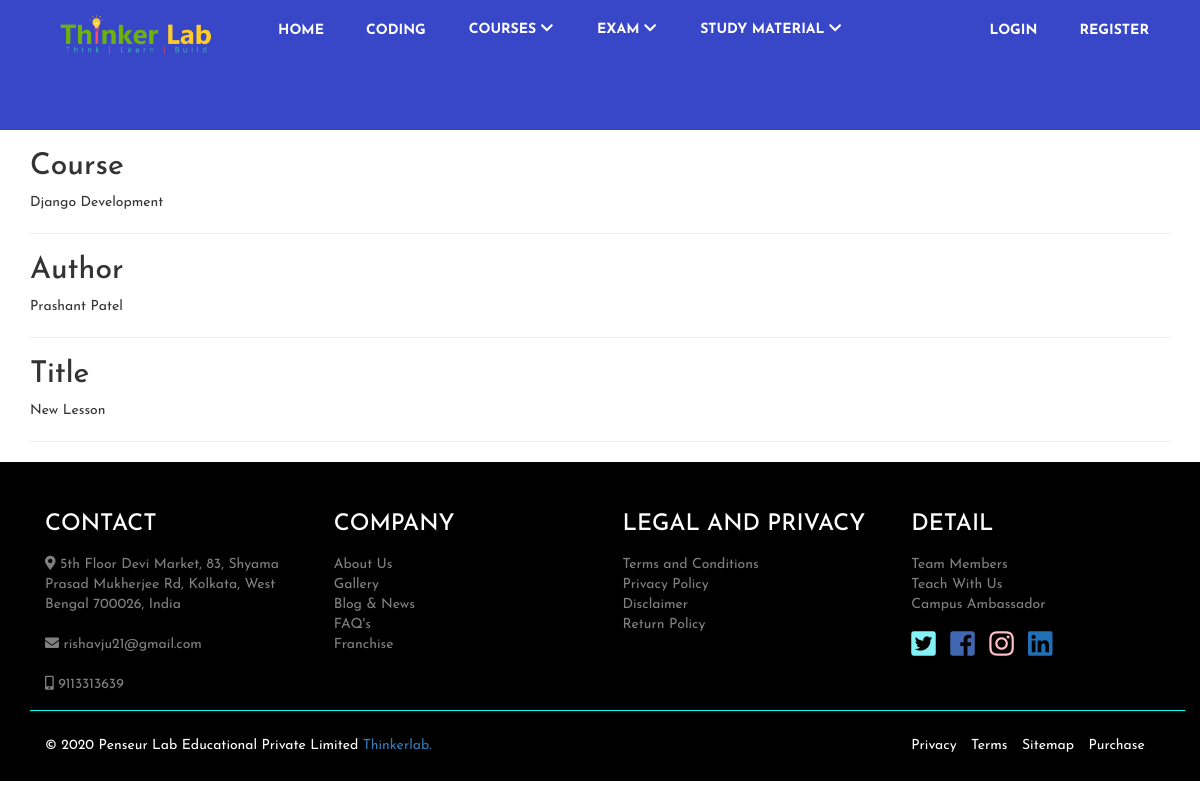
Page /lesson/7/ on the committed database.
### courses/models.py (models this page shows, shortened)
class Lessons(models.Model):
    lesson_title = models.CharField(max_length=100)
    course_name = models.ForeignKey(Course, on_delete=models.CASCADE)
    video = EmbedVideoField(null=True, blank=True)
    pdf = models.FileField(null=True, blank=True, upload_to=pdf_directory_path)
    class Meta:
        verbose_name = 'Lesson'
        verbose_name_plural = 'Lessons'

class Course(models.Model):
    thumbnail = models.ImageField(upload_to='Thumbnail')
    course_name = models.CharField(max_length=100)
    course_category = models.ManyToManyField(CourseCategory)
    description = models.TextField()
    course_type = models.ForeignKey('Membership', on_delete=models.SET_NULL, null=True)
    certification = models.TextField()
    learning_outcome = models.TextField()
    instructor_name = models.CharField(max_length=30)
    price = models.FloatField(default=0.0)
    def __str__(self):
        return self.course_name

### courses/views.py (the view)
# urls.py: path('lesson/<int:id>/', lesson_details, name='lesson-details'),
def lesson_details(request, id):
    lesson = Lessons.objects.get(id=id)
    context = {
        'lesson': lesson,
    }
    return render(request, 'lesson_details.html', context)

### templates/lesson_details.html (shortened to what this page needs)
{% extends 'base.html' %}
{% load static %}
{% load embed_video_tags %}
{% block content %}
<div class="container">
    <h2>Course</h2>
    {{ lesson.course_name }} <br>
    <hr>
    <h2>Author</h2>
    {{ lesson.course_name.instructor_name }} <br>
    <hr>
    <h2>Title</h2>
    {{ lesson.lesson_title }} <br>
    <hr>
</div>
{% endblock %}

### static/css/style.css (style rules this page uses)
* { font-family: 'Josefin Sans'; }
html { scroll-behavior: smooth; }

### rows in the picture
Lessons: course_name "Django Development", course_name.instructor_name "Prashant Patel", lesson_title "New Lesson"
